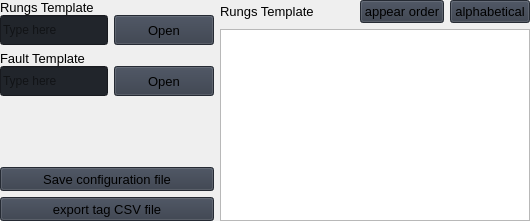
                             <widget class="QWidget" name="page_rG_prepareCSV">
                              <layout class="QHBoxLayout" name="horizontalLayout_8">
                               <property name="leftMargin">
                                <number>0</number>
                               </property>
                               <property name="topMargin">
                                <number>0</number>
                               </property>
                               <property name="rightMargin">
                                <number>0</number>
                               </property>
                               <property name="bottomMargin">
                                <number>0</number>
                               </property>
                               <item>
                                <layout class="QVBoxLayout" name="rG_prepareOptions">
                                 <item>
                                  <layout class="QGridLayout" name="rG_rungsTemplate">
                                   <property name="verticalSpacing">
                                    <number>0</number>
                                   </property>
                                   <item row="1" column="0">
                                    <widget class="QLineEdit" name="lineEdit_rG_rungs_OpenFile">
                                     <property name="minimumSize">
                                      <size>
                                       <width>0</width>
                                       <height>30</height>
                                      </size>
                                     </property>
                                     <property name="styleSheet">
                                      <string notr="true">background-color: rgb(33, 37, 43);</string>
                                     </property>
                                     <property name="text">
                                      <string/>
                                     </property>
                                     <property name="placeholderText">
                                      <string>Type here</string>
                                     </property>
                                    </widget>
                                   </item>
                                   <item row="1" column="1">
                                    <widget class="QPushButton" name="pushButton_rG_rungs_OpenFile">
                                     <property name="minimumSize">
                                      <size>
                                       <width>100</width>
                                       <height>30</height>
                                      </size>
                                     </property>
                                     <property name="font">
                                      <font>
                                       <pointsize>10</pointsize>
                                       <italic>false</italic>
                                       <bold>false</bold>
                                      </font>
                                     </property>
                                     <property name="cursor">
                                      <cursorShape>PointingHandCursor</cursorShape>
                                     </property>
                                     <property name="styleSheet">
                                      <string notr="true">background-color: rgb(52, 59, 72);</string>
                                     </property>
                                     <property name="text">
                                      <string>Open</string>
                                     </property>
                                     <property name="icon">
                                      <iconset resource="resources.qrc">
                                       <normaloff>:/icons/images/icons/cil-folder-open.png</normaloff>:/icons/images/icons/cil-folder-open.png</iconset>
                                     </property>
                                    </widget>
                                   </item>
                                   <item row="0" column="0" colspan="2">
                                    <widget class="QLabel" name="labelBox_rG_rungs_OpenFile">
                                     <property name="font">
                                      <font>
                                       <pointsize>10</pointsize>
                                       <italic>false</italic>
                                       <bold>false</bold>
                                      </font>
                                     </property>
                                     <property name="styleSheet">
                                      <string notr="true"/>
                                     </property>
                                     <property name="text">
                                      <string>Rungs Template</string>
                                     </property>
                                    </widget>
                                   </item>
                                  </layout>
                                 </item>
                                 <item>
                                  <layout class="QGridLayout" name="rG_faultTemplate">
                                   <property name="verticalSpacing">
                                    <number>0</number>
                                   </property>
                                   <item row="1" column="0">
                                    <widget class="QLineEdit" name="lineEdit_rG_fault_OpenFile">
                                     <property name="minimumSize">
                                      <size>
                                       <width>0</width>
                                       <height>30</height>
                                      </size>
                                     </property>
                                     <property name="styleSheet">
                                      <string notr="true">background-color: rgb(33, 37, 43);</string>
                                     </property>
                                     <property name="text">
                                      <string/>
                                     </property>
                                     <property name="placeholderText">
                                      <string>Type here</string>
                                     </property>
                                    </widget>
                                   </item>
                                   <item row="0" column="0" colspan="2">
                                    <widget class="QLabel" name="labelBox_rG_fault_OpenFile">
                                     <property name="font">
                                      <font>
                                       <pointsize>10</pointsize>
                                       <italic>false</italic>
                                       <bold>false</bold>
                                      </font>
                                     </property>
                                     <property name="styleSheet">
                                      <string notr="true"/>
                                     </property>
                                     <property name="text">
                                      <string>Fault Template</string>
                                     </property>
                                    </widget>
                                   </item>
                                   <item row="1" column="1">
                                    <widget class="QPushButton" name="pushButton_rG_fault_OpenFile">
                                     <property name="minimumSize">
                                      <size>
                                       <width>100</width>
                                       <height>30</height>
                                      </size>
                                     </property>
                                     <property name="font">
                                      <font>
                                       <pointsize>10</pointsize>
                                       <italic>false</italic>
                                       <bold>false</bold>
                                      </font>
                                     </property>
                                     <property name="cursor">
                                      <cursorShape>PointingHandCursor</cursorShape>
                                     </property>
                                     <property name="styleSheet">
                                      <string notr="true">background-color: rgb(52, 59, 72);</string>
                                     </property>
                                     <property name="text">
                                      <string>Open</string>
                                     </property>
                                     <property name="icon">
                                      <iconset resource="resources.qrc">
                                       <normaloff>:/icons/images/icons/cil-folder-open.png</normaloff>:/icons/images/icons/cil-folder-open.png</iconset>
                                     </property>
                                    </widget>
                                   </item>
                                  </layout>
                                 </item>
                                 <item>
                                  <spacer name="verticalSpacer_3">
                                   <property name="orientation">
                                    <enum>Qt::Vertical</enum>
                                   </property>
                                   <property name="sizeHint" stdset="0">
                                    <size>
                                     <width>20</width>
                                     <height>40</height>
                                    </size>
                                   </property>
                                  </spacer>
                                 </item>
                                 <item>
                                  <widget class="QPushButton" name="pushButton_rG_saveConfiguration">
                                   <property name="sizePolicy">
                                    <sizepolicy hsizetype="Preferred" vsizetype="Preferred">
                                     <horstretch>0</horstretch>
                                     <verstretch>0</verstretch>
                                    </sizepolicy>
                                   </property>
                                   <property name="minimumSize">
                                    <size>
                                     <width>150</width>
                                     <height>24</height>
                                    </size>
                                   </property>
                                   <property name="font">
                                    <font>
                                     <pointsize>10</pointsize>
                                     <italic>false</italic>
                                     <bold>false</bold>
                                    </font>
                                   </property>
                                   <property name="cursor">
                                    <cursorShape>PointingHandCursor</cursorShape>
                                   </property>
                                   <property name="styleSheet">
                                    <string notr="true">background-color: rgb(52, 59, 72);</string>
                                   </property>
                                   <property name="text">
                                    <string>Save configuration file</string>
                                   </property>
                                   <property name="flat">
                                    <bool>false</bool>
                                   </property>
                                  </widget>
                                 </item>
                                 <item>
                                  <widget class="QPushButton" name="pushButton_rG_exportCSV">
                                   <property name="sizePolicy">
                                    <sizepolicy hsizetype="Preferred" vsizetype="Preferred">
                                     <horstretch>0</horstretch>
                                     <verstretch>0</verstretch>
                                    </sizepolicy>
                                   </property>
                                   <property name="minimumSize">
                                    <size>
                                     <width>150</width>
                                     <height>24</height>
                                    </size>
                                   </property>
                                   <property name="font">
                                    <font>
                                     <pointsize>10</pointsize>
                                     <italic>false</italic>
                                     <bold>false</bold>
                                    </font>
                                   </property>
                                   <property name="cursor">
                                    <cursorShape>PointingHandCursor</cursorShape>
                                   </property>
                                   <property name="styleSheet">
                                    <string notr="true">background-color: rgb(52, 59, 72);</string>
                                   </property>
                                   <property name="text">
                                    <string>export tag CSV file</string>
                                   </property>
                                   <property name="flat">
                                    <bool>false</bool>
                                   </property>
                                  </widget>
                                 </item>
                                </layout>
                               </item>
                               <item>
                                <layout class="QVBoxLayout" name="rG_tree_layout">
                                 <item>
                                  <layout class="QHBoxLayout" name="rG_tree_header">
                                   <item>
                                    <widget class="QLabel" name="labelBox_rG_treeHeader">
                                     <property name="font">
                                      <font>
                                       <pointsize>10</pointsize>
                                       <italic>false</italic>
                                       <bold>false</bold>
                                      </font>
                                     </property>
                                     <property name="styleSheet">
                                      <string notr="true"/>
                                     </property>
                                     <property name="text">
                                      <string>Rungs Template</string>
                                     </property>
                                    </widget>
                                   </item>
                                   <item>
                                    <spacer name="horizontalSpacer_4">
                                     <property name="orientation">
                                      <enum>Qt::Horizontal</enum>
                                     </property>
                                     <property name="sizeHint" stdset="0">
                                      <size>
                                       <width>40</width>
                                       <height>20</height>
                                      </size>
                                     </property>
                                    </spacer>
                                   </item>
                                   <item>
                                    <widget class="QPushButton" name="pushButton_rG_appear">
                                     <property name="minimumSize">
                                      <size>
                                       <width>75</width>
                                       <height>15</height>
                                      </size>
                                     </property>
                                     <property name="font">
                                      <font>
                                       <pointsize>10</pointsize>
                                       <italic>false</italic>
                                       <bold>false</bold>
                                      </font>
                                     </property>
                                     <property name="cursor">
                                      <cursorShape>PointingHandCursor</cursorShape>
                                     </property>
                                     <property name="styleSheet">
                                      <string notr="true">background-color: rgb(52, 59, 72);</string>
                                     </property>
                                     <property name="text">
                                      <string>appear order</string>
                                     </property>
                                    </widget>
                                   </item>
                                   <item>
                                    <widget class="QPushButton" name="pushButton_rG_alphabetical">
                                     <property name="minimumSize">
                                      <size>
                                       <width>75</width>
                                       <height>15</height>
                                      </size>
                                     </property>
                                     <property name="font">
                                      <font>
                                       <pointsize>10</pointsize>
                                       <italic>false</italic>
                                       <bold>false</bold>
                                      </font>
                                     </property>
                                     <property name="cursor">
                                      <cursorShape>PointingHandCursor</cursorShape>
                                     </property>
                                     <property name="styleSheet">
                                      <string notr="true">background-color: rgb(52, 59, 72);</string>
                                     </property>
                                     <property name="text">
                                      <string>alphabetical</string>
                                     </property>
                                    </widget>
                                   </item>
                                  </layout>
                                 </item>
                                 <item>
                                  <widget class="QTreeView" name="treeView_trG"/>
                                 </item>
                                </layout>
                               </item>
                              </layout>
                             </widget>
